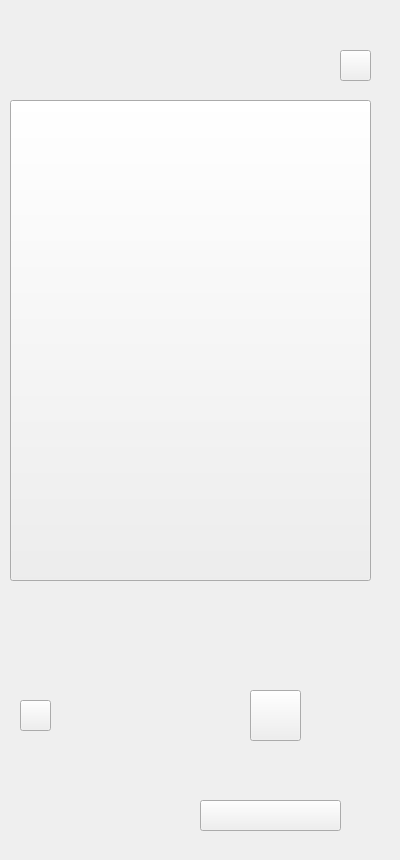
    <widget class="QWidget" name="page_32">
     <widget class="QLabel" name="label_32">
      <property name="geometry">
       <rect>
        <x>0</x>
        <y>-10</y>
        <width>391</width>
        <height>851</height>
       </rect>
      </property>
      <property name="text">
       <string/>
      </property>
      <property name="pixmap">
       <pixmap resource="resources.qrc">:/images/images/camera2-1.png</pixmap>
      </property>
     </widget>
     <widget class="QPushButton" name="pushButton_130">
      <property name="geometry">
       <rect>
        <x>20</x>
        <y>700</y>
        <width>31</width>
        <height>31</height>
       </rect>
      </property>
      <property name="text">
       <string/>
      </property>
     </widget>
     <widget class="QPushButton" name="pushButton_131">
      <property name="geometry">
       <rect>
        <x>200</x>
        <y>800</y>
        <width>141</width>
        <height>31</height>
       </rect>
      </property>
      <property name="text">
       <string/>
      </property>
     </widget>
     <widget class="QPushButton" name="pushButton_132">
      <property name="geometry">
       <rect>
        <x>340</x>
        <y>50</y>
        <width>31</width>
        <height>31</height>
       </rect>
      </property>
      <property name="text">
       <string/>
      </property>
     </widget>
     <widget class="QPushButton" name="pushButton_145">
      <property name="geometry">
       <rect>
        <x>10</x>
        <y>100</y>
        <width>361</width>
        <height>481</height>
       </rect>
      </property>
      <property name="text">
       <string/>
      </property>
     </widget>
     <widget class="QPushButton" name="pushButton_153">
      <property name="geometry">
       <rect>
        <x>250</x>
        <y>690</y>
        <width>51</width>
        <height>51</height>
       </rect>
      </property>
      <property name="text">
       <string/>
      </property>
     </widget>
    </widget>
